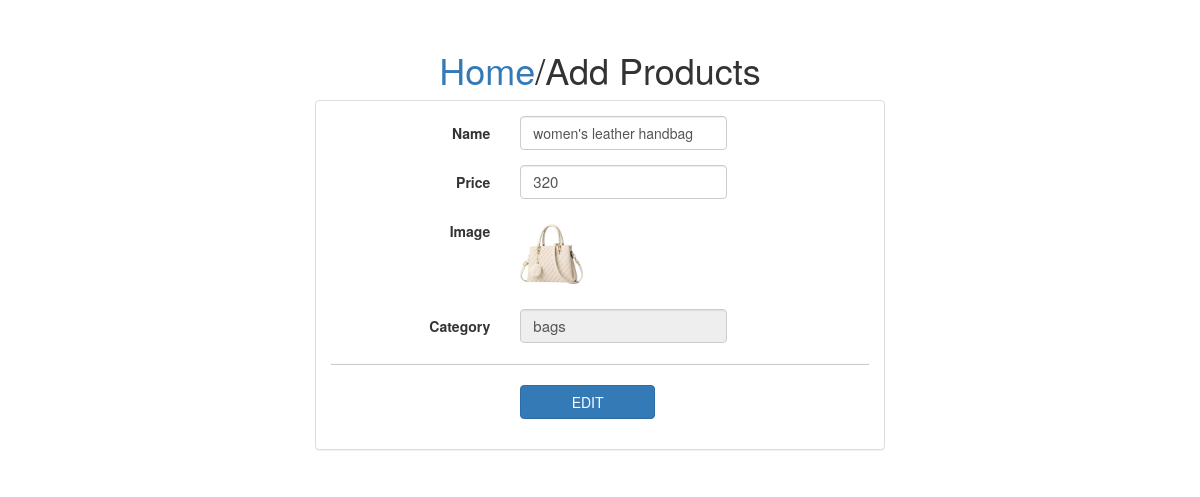
The app's page /edit_product/4 with its own data.
### store/models.py (models this page shows, shortened)
class Product(models.Model):
    Name=models.CharField(max_length=100)
    Price=models.IntegerField(default=0)
    category=models.ForeignKey(Category,on_delete=models.CASCADE)
    Description=models.CharField(max_length=250, default='', blank=True, null= True)
    image=models.ImageField(upload_to='media')

class Category(models.Model):
    name=models.CharField(max_length=50)

### store/views.py (the view)
# urls.py: path('edit_product/<int:eid>',views.edit_product,name='edit_product'),
def edit_product(request,eid):
    if request.method=='POST':
        name=request.POST['name']
        price=request.POST['price']
        Product.objects.filter(id=eid).update(Name=name,Price=price)
        return redirect(view_product)
    p=Product.objects.get(id=eid)
    return render(request,'Edit_product.html',{'product':p})

### store/templates/Edit_product.html (shortened to what this page needs)
<!DOCTYPE html>
<html lang="en">
<head>
    <link href="https://cdn.jsdelivr.net/npm/bootstrap@5.0.2/dist/css/bootstrap.min.css" rel="stylesheet"
>
    <link href="//netdna.bootstrapcdn.com/bootstrap/3.2.0/css/bootstrap.min.css" rel="stylesheet" id="bootstrap-css">
</head>
<body>
    <h1 class="text-center pt-5"><a href="/adminhome" class="text-decoration-none">Home</a>/Add Products</h1>
    <div class="container w-50">
        <section class="panel panel-default">
            <div class="panel-body ">
                <form action="/edit_product/{{product.id}}" class="form-horizontal " role="form" method="POST" enctype="multipart/form-data">
                    <div class="form-group">
                        <label for="name" class="col-sm-4  control-label ">Name</label>
                        <div class="col-sm-5">
                            <input type="text" class="form-control" name="name" id="name"
                                placeholder="Enter product Name" value="{{product.Name}}">
                        </div>
                    </div>
                    <div class="form-group">
                        <label for="name" class="col-sm-4 control-label">Price</label>
                        <div class="col-sm-5">
                            <input type="text" class="form-control" name="price" id="name" placeholder="Price"
                                style="font-size: 15px;" value="{{product.Price}}">
                        </div>
                    </div>
                    <div class="form-group">
                        <label for="name" class="col-sm-4 control-label">Image</label>
                        <div class="col-sm-5">
                           <img src="{{product.image.url}}" alt="" style="height: 80px;">
                        </div>
                    </div>
                    <div class="form-group">
                        <label for="tech" class="col-sm-4 control-label">Category</label>
                        <div class="col-sm-5">
                            <input type="text" class="form-control" readonly name="" id="name" placeholder=""
                            style="font-size: 15px;" value="{{product.category.name}}">
                        </div>
                    </div>
                    <hr>
                    <div class="form-group">
                        <div class="col-sm-offset-4 col-sm-12 ">
                            <button type="submit" class="btn btn-primary w-25">EDIT</button>
                        </div>
                    </div>
                </form>
            </div>
        </section>
    </div>
</body>
</html>

### records on screen
Product: name "women's leather handbag", price "320", image (picture), category.name "bags"
